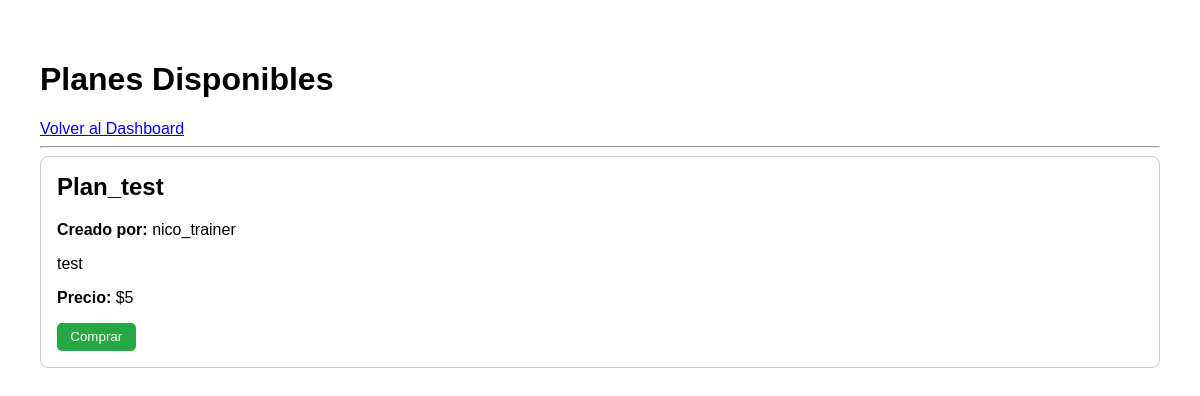
Before: /plans/ (signed in) with the older database file.
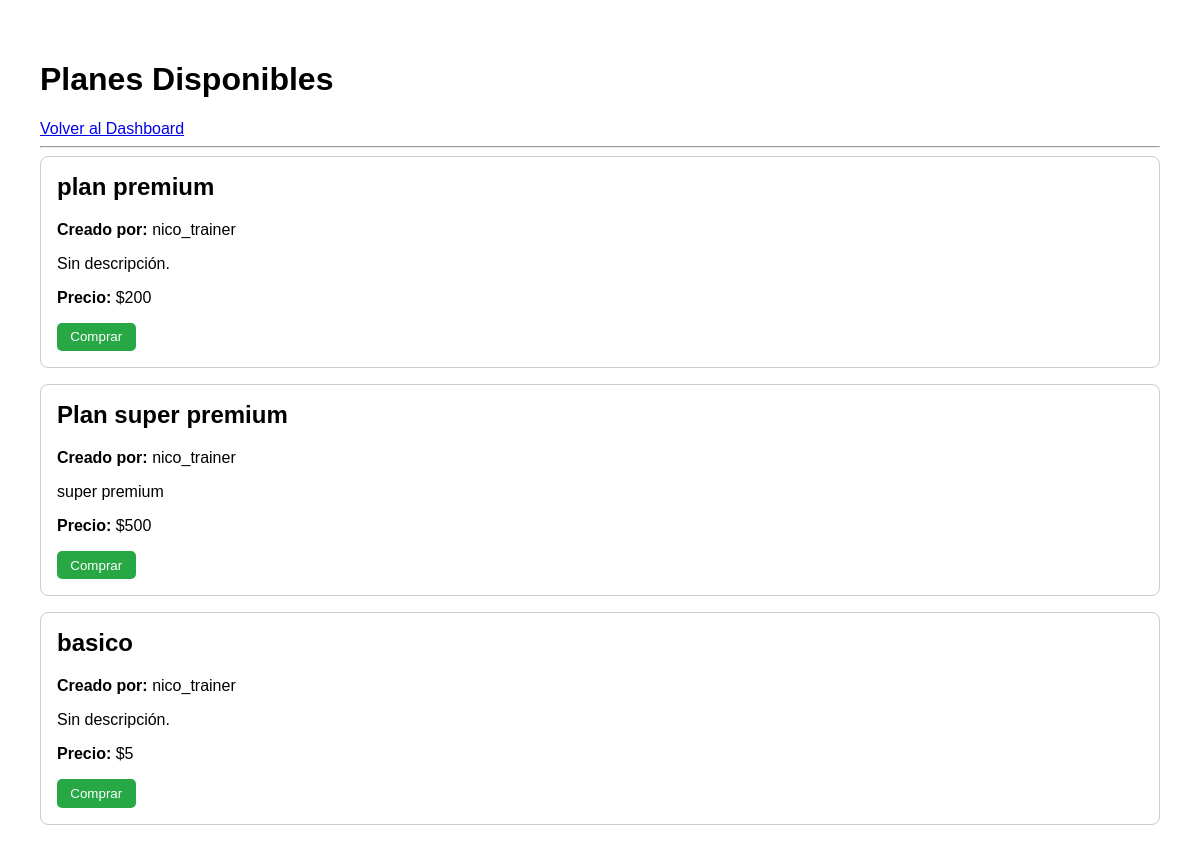
After: the same page with the newer database file.
### app/models/business.py (models this page shows)
class Plan(Base):
    __tablename__ = 'plans'
    id = Column(Integer, primary_key=True, index=True)
    title = Column(String, nullable=False)
    description = Column(Text, nullable=True)
    price = Column(Integer, nullable=False)
    trainer_id = Column(Integer, ForeignKey('users.id'), nullable=False)
    creator = relationship('User', back_populates='created_plans')
    routines =  relationship(
        'Routine',
        secondary=plans_routines,
        back_populates='plans'
    )
    purchases = relationship("Purchase", back_populates="plan", cascade="all, delete-orphan")
    buyers = relationship(
        "User",
        secondary="purchases",
        viewonly=True,
        back_populates="purchased_plans"
    )

### app/models/user.py (models this page shows, shortened)
class User(Base):
    __tablename__ = "users"
    id = Column(Integer, primary_key=True, index=True)
    username = Column(String, unique=True, index=True)
    hashed_password = Column(String)
    email = Column(String, unique=True, index=True)
    role = Column(Enum(UserRole), default=UserRole.USER, nullable=False)
    is_pending_trainer = Column(Boolean, default=False, nullable=False)
    created_plans = relationship('Plan', back_populates='creator')
    created_routines = relationship('Routine', back_populates='creator')
    created_sessions = relationship('Session', back_populates='creator')
    purchases = relationship("Purchase", back_populates="user")
    purchased_plans = relationship(
        "Plan",
        secondary="purchases",
        viewonly=True,
        back_populates="buyers"
    )
    notifications = relationship(
        "Notification",
        back_populates="user",
        cascade="all, delete-orphan",
        order_by="desc(Notification.created_at)"
    )
    following = relationship(
        "User",
        secondary=user_follows,
        primaryjoin=(user_follows.c.follower_id == id),
        secondaryjoin=(user_follows.c.followed_id == id),
        back_populates="followed_by"
    )
    followed_by = relationship(
        "User",
        secondary=user_follows,
        primaryjoin=(user_follows.c.followed_id == id),
        secondaryjoin=(user_follows.c.follower_id == id),
        back_populates="following"
    )
    session_logs = relationship(
        "SessionLog",
        back_populates="user",
        cascade="all, delete-orphan",
        order_by="desc(SessionLog.date)"
    )

### app/api/routes/plans.py (the view)
@router.get("/", response_class=HTMLResponse)
def get_available_plans(
    request: Request,
    db: Session = Depends(get_db),
    current_user: User = Depends(get_current_user)
):
    purchased_plan_ids_subquery = db.query(Purchase.plan_id).filter(
        Purchase.user_id == current_user.id
    ).subquery()
    plans = db.query(Plan).filter(
        Plan.id.notin_(purchased_plan_ids_subquery)
    ).options(
        joinedload(Plan.creator)
    ).all()
    following_ids = {user.id for user in current_user.following}
    return templates.TemplateResponse("plans.html", {
        "request": request,
        "plans": plans,
        "following_ids": following_ids,
        "current_user": current_user
    })

### app/templates/plans.html (shortened to what this page needs)
<!DOCTYPE html>
<html lang="es">
<head>
</head>
<body>
    <h1>Planes Disponibles</h1>
    <a href="/dashboard">Volver al Dashboard</a>
    <hr>
    {% if plans %}
        {% for plan in plans %}
            <div class="plan">
                <h2>{{ plan.title }}</h2>
                <p>
                    <strong>Creado por:</strong>
                    {{ plan.creator.username }}
                </p>
                <p>{{ plan.description or 'Sin descripción.' }}</p>
                <p><strong>Precio:</strong> ${{ plan.price }}</p>
                <form action="/plans/purchase" method="post">
                    <button type="submit">Comprar</button>
                </form>
            </div>
        {% endfor %}
    {% else %}
        <p>No hay planes disponibles en este momento.</p>
    {% endif %}
</body>
</html>

### app/templates/plans.html (style rules this page uses)
body { font-family: sans-serif; padding: 2em; }
.plan { border: 1px solid #ccc; border-radius: 8px; padding: 1em; margin-bottom: 1em; }
.plan h2 { margin-top: 0; }
button { background-color: #28a745; color: white; padding: 0.5em 1em; border: none; border-radius: 5px; cursor: pointer; }

Changed rows visible on the page:
removed Plan: title "Plan_test", creator.username "nico_trainer", description "test", price "5"
added Plan: title "plan premium", creator.username "nico_trainer", description "Sin descripción.", price "200"
added Plan: title "Plan super premium", creator.username "nico_trainer", description "super premium", price "500"
added Plan: title "basico", creator.username "nico_trainer", description "Sin descripción.", price "5"
